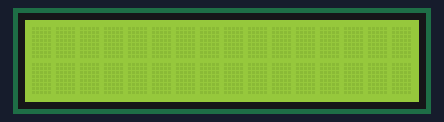
Bench run of a sketch on a simulated Arduino Uno, built with avr-gcc and run on an emulated ATmega328P. On the bench: 16×2 character LCD.

Above: at 0.1 s.
At 0.6 s:
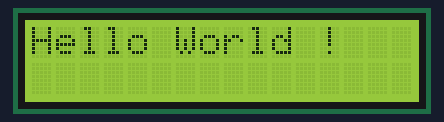

Measured:
- what the display in image 1 shows lasts 0.5 s, from 0.6 s to 1.1 s

The sketch:

LCD_2.ino
```cpp
#include <LiquidCrystal.h> //on inclut la librairie

// initialise l'écran avec les bonnes broches
// ATTENTION, REMPLACER LES NOMBRES PAR VOS BRANCHEMENTS À VOUS !
LiquidCrystal lcd(11,10,9,8,7,6,5,4,3,2);

void setup() {
  // règle la  taille du LCD
  lcd.begin(16, 2);
  lcd.print("Hello World !");
}

void loop() {
  lcd.noDisplay();
  delay(500);
  lcd.display();
  delay(500);
}
```
